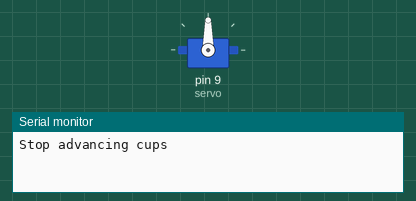
Bench run of a sketch on a simulated Arduino Uno, built with avr-gcc and run on an emulated ATmega328P. On the bench: servo, the last lines printed to the serial monitor.

Above: at 0.05 s.
At 3.2 s:
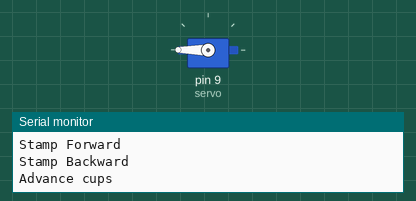
Timing chart, 0 to 7.4 s (numbered marks = the images above):
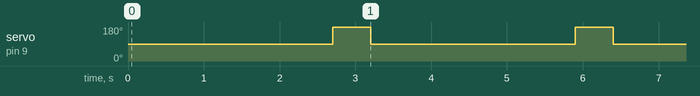

The sketch:

CoffeeStamperBrains_120709.ino
```cpp
// Coffee Stamper Brains
// Whim of ImagineN4tion
// 07.09.2012

#include <Servo.h>  //Include the servo library
Servo myservo;  // create servo object to control a servo
                // a maximum of eight servo objects can be created
int servo = 9;    //Define what pin the servo is on

const int R1 = 2;   // define what pin the controls resistor are on
const int R2 = 3;   // define what pin the controls resistor are on
const int R3 = 4;   // define what pin the controls resistor are on
const int R4 = 5;   // define what pin the controls resistor are on

int i = 0;  //set a variable i equal to 0
int d = 2000;  //set a variable for the delay


void setup(){
    pinMode(servo, OUTPUT);
    myservo.attach(servo);  // attaches the servo on pin 9 to the servo object

  pinMode(R1,OUTPUT);  //Set the pin the control resistor is on to an output pin
  pinMode(R2,OUTPUT);  //Set the pin the control resistor is on to an output pin
  pinMode(R3,OUTPUT);  //Set the pin the control resistor is on to an output pin
  pinMode(R4,OUTPUT);  //Set the pin the control resistor is on to an output pin
  Serial.begin(9600);
}


void loop(){

//Stop the servo from rotating
    Serial.println("Stop advancing cups");
    myservo.write(90);   // Write "stop" to the servo
    delay(d/4);          // Delay for 200ms

//Drive stamp forward
    Serial.println("Stamp Forward");
    digitalWrite(R1, HIGH);  //Switch control resistor
    digitalWrite(R2, HIGH);  //Switch control resistor
    digitalWrite(R3, LOW);  //Switch control resistor
    digitalWrite(R4, LOW);  //Switch control resistor
    delay(d/10);   //delay for 10ms so we can physically see the change

//Drive stamp back
    Serial.println("Stamp Backward");
    digitalWrite(R1, LOW);  //Switch control resistor
    digitalWrite(R2, LOW);  //Switch control resistor
    digitalWrite(R3, HIGH);  //Switch control resistor
    digitalWrite(R4, HIGH);  //Switch control resistor
    delay(d);   //delay for 10ms so we can physically see the change

//Advance the servo forward
    Serial.println("Advance cups");
    myservo.write(180);  // Write "forward" to the servo
    delay(d/4);          // Delay for 200ms


}
```

Measured:
- by itself, servo on pin 9 (servo): alternates 180° for 0.50 s and 90° for 2.7 s
